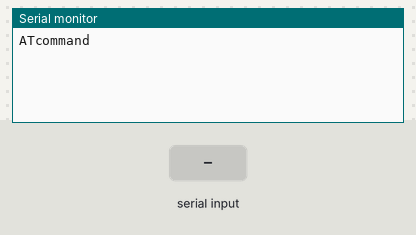
Bench run of a sketch on a simulated Arduino Mega 2560, built with avr-gcc and run on an emulated ATmega2560. Shown: the last lines printed to the serial monitor. The inputs (shaded band) are chosen by the test bench.

Above: at 1.2 s.
1.3 s: "1" received over the second serial link
At 2.0 s:
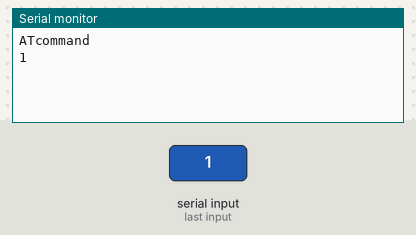
2.8 s: "0" received over the second serial link
At 3.2 s:
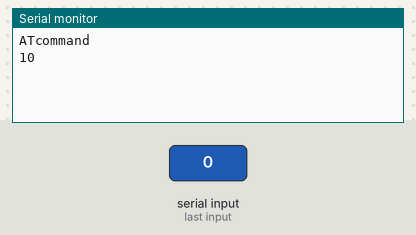

Measured:
- after the input at 1.3 s, the serial monitor: prints a new line at once (image 1)
- after the input at 2.8 s, the serial monitor: prints a new line at once (image 2)

The sketch:

bluetooth_at_cmd.ino
```cpp
#include <SoftwareSerial.h>
/*#define UNO_TEST 0
#define RX 2
#define TX 3
SoftwareSerial BTSerial(RX, TX);*/

// AT 이름설정 뒤에 버퍼 껴들어가면 AT+RESET 수행 한번 해보자

void setup() {
  Serial.begin(9600);
  /*if(UNO_TEST)
      BTSerial.begin(9600);
  else*/
      Serial2.begin(9600);
  Serial.println("ATcommand");  //ATcommand Start
}

void loop() {
  /*if(UNO_TEST){
    if (BTSerial.available())
        Serial.write(BTSerial.read());
    if (Serial.available())
       BTSerial.write(Serial.read());
  }
  else{*/
    if (Serial2.available())
      Serial.write(Serial2.read());
    if (Serial.available())
      Serial2.write(Serial.read());
  //}
}
```
